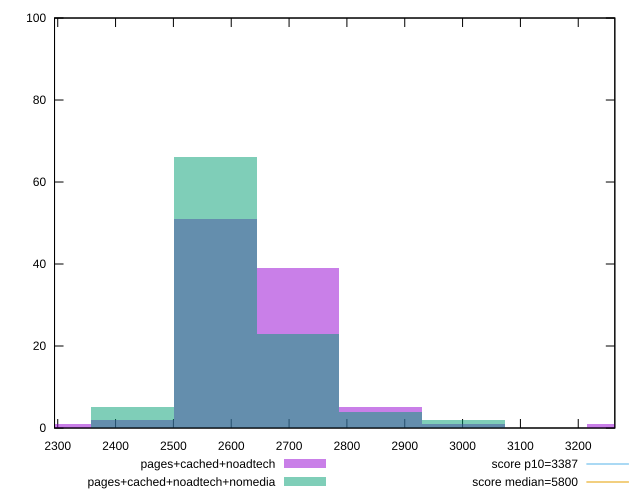

The gnuplot source for this figure:
reset

$pagesCachedNoadtech <<EOF
2572.4819946816765 51
2715.3976610528807 39
2858.313327424085 5
2429.5663283104723 2
3287.0603265376976 1
2286.650661939268 1
3001.228993795289 1
EOF

$pagesCachedNoadtechNomedia <<EOF
2572.4819946816765 66
2429.5663283104723 5
2715.3976610528807 23
2858.313327424085 4
3001.228993795289 2
EOF

set key outside below
set boxwidth 142.91566637120425
set xrange [2294.4706096358664:3263.244034238819]
set yrange [0:100]
set trange [0:100]
set style fill transparent solid 0.5 noborder

set parametric
set terminal svg size 640, 500 enhanced background rgb 'white'
set output "report_00009_2021-02-08T22-37-41.559Z/speed-index/comparison/histogram/2_vs_3.svg"

plot $pagesCachedNoadtech title "pages+cached+noadtech" with boxes, \
     $pagesCachedNoadtechNomedia title "pages+cached+noadtech+nomedia" with boxes, \
     3387,t title "score p10=3387", \
     5800,t title "score median=5800"

reset
